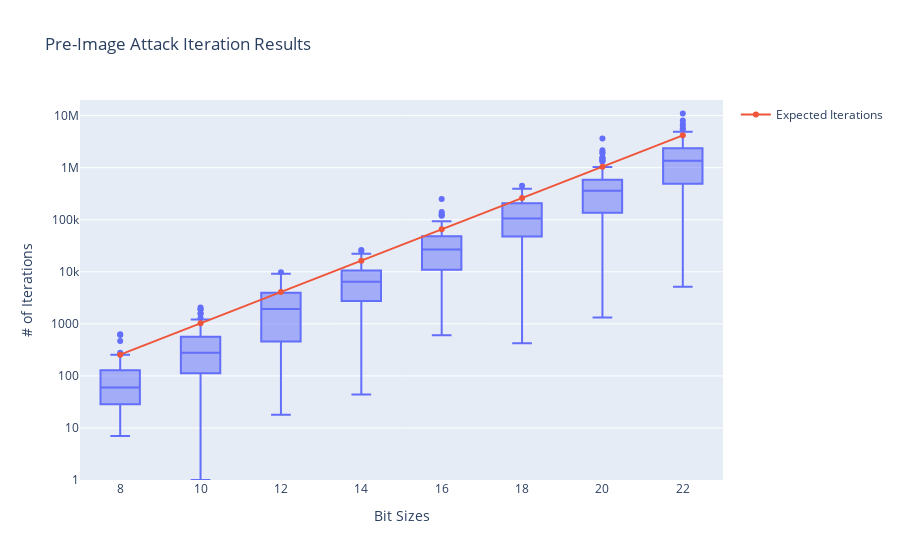

Source (notebook cell):
### Code cell
import plotly.graph_objects as go

preDF = pd.DataFrame.from_dict(pre_trials)

fig = px.box(preDF, points='outliers', log_y=True, range_y=(1, 20000000), title="Pre-Image Attack Iteration Results",
                     labels={'variable': 'Bit Sizes', 'value': '# of Iterations'}, )
fig.add_scatter(x=list(pre_expected.keys()), y=list(pre_expected.values()), name='Expected Iterations')
fig.show()

### Figure 1 — Plotly figure (JSON) as saved in the notebook; plotly's stock layout.template omitted (floating-point values rounded to 4 significant figures; data arrays with more than 128 entries replaced by an {"elided": "..."} marker saying what was removed)
{"data": [{"alignmentgroup": "True", "boxpoints": "outliers", "hovertemplate": "Bit Sizes=%{x}<br># of Iterations=%{y}<extra></extra>", "legendgroup": "", "marker": {"color": "#636efa"}, "name": "", "notched": false, "offsetgroup": "", "orientation": "v", "showlegend": false, "type": "box", "x": {"elided": "600 str values"}, "x0": " ", "xaxis": "x", "y": {"elided": "600 int values"}, "y0": " ", "yaxis": "y"}, {"name": "Expected Iterations", "type": "scatter", "x": [8, 10, 12, 14, 16, 18, 20, 22], "y": [256, 1024, 4096, 16384, 65536, 262144, 1048576, 4194304]}], "layout": {"boxmode": "group", "legend": {"tracegroupgap": 0}, "title": {"text": "Pre-Image Attack Iteration Results"}, "xaxis": {"anchor": "y", "domain": [0, 1], "title": {"text": "Bit Sizes"}}, "yaxis": {"anchor": "x", "domain": [0, 1], "range": [0, 7.301], "title": {"text": "# of Iterations"}, "type": "log"}}}
